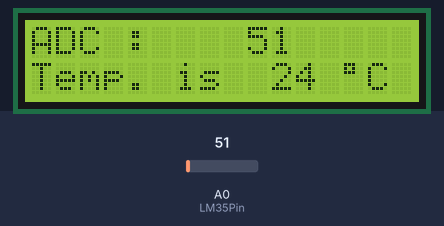
Bench run of a sketch on a simulated Arduino Uno, built with avr-gcc and run on an emulated ATmega328P. Shown: 16×2 character LCD. The inputs (shaded band) are chosen by the test bench; at power-on: A0 (LM35Pin) = 51.

Above: at 4.3 s.
4.4 s: A0 (LM35Pin) set to 61
At 6.1 s:
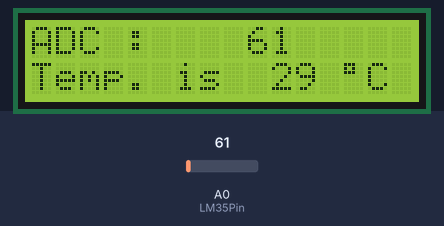
7.1 s: A0 (LM35Pin) set to 71
At 8.1 s:
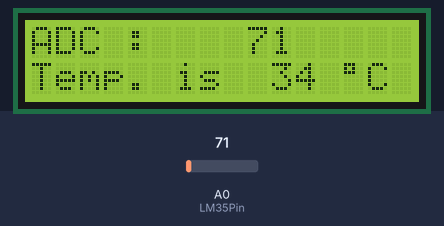
9.8 s: A0 (LM35Pin) set to 86
At 12.2 s:
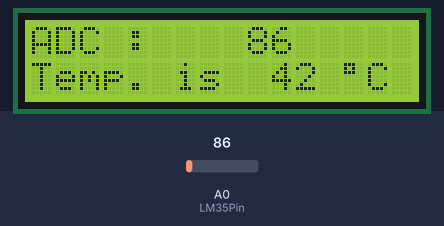
Timing chart, 0 to 13.7 s (numbered marks = the images above; inputs shaded):
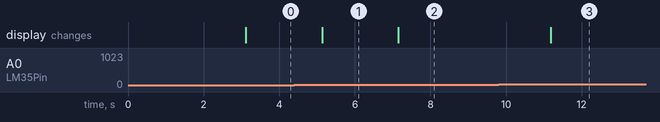

Measured:
- after the input at 4.4 s, the display: changes after 0.73 s (image 1)
- after the input at 7.1 s, the display: changes after 0.05 s (image 2)
- after the input at 9.8 s, the display: changes after 1.4 s (image 3)

The sketch:

ex_6_3_start.ino
```cpp
/*
 예제 6.3
 LM35를 이용한 온도 측정
 */

// I2C 통신 라이브러리 설정
#include <Wire.h>
// I2C LCD 라리브러리 설정
#include <LiquidCrystal_I2C.h>

// LCD I2C address 설정
// PCF8574:0x27, PCF8574A:0x3F
LiquidCrystal_I2C lcd(0x27,16,2);

// 0번 아날로그핀을 LM35 입력으로 설정한다.
const int LM35Pin = 0;

void setup() {

  // 16X2 LCD 모듈 설정하고 백라이트를 켠다.
  lcd.init(); // LCD 설정
  lcd.backlight();

  // 메세지를 표시한다.
  lcd.print("ex 6.3");
  lcd.setCursor(0,1);
  lcd.print("Checking Temp.");

  // 3초동안 메세지를 표시한다.
  delay(3000);

  // 모든 메세지를 삭체한 뒤
  // 숫자를 제외한 부분들을 미리 출력시킨다.

  lcd.clear();
  lcd.setCursor(0,0);
  lcd.print("ADC :  ");
  lcd.setCursor(0,1);
  lcd.print("Temp. is ");

  //LCD 문자표에서 '°' 기호를 직접 써준다


   // '°' 기호 문자코드
  lcd.setCursor(13,1);
  lcd.write(B11011111);
  lcd.setCursor(14,1);
  lcd.print("C");  // 'C'를 표시한다.
}

void loop(){
  int adcValue; // 실제 센서로부터 읽은 값 (0~1023)
  long temp; // 현재의 온도

  // LM35의 Vout을 읽는다.
  adcValue = analogRead(LM35Pin);
  // 온도값으로 환산한다. 오버플로우 방지를 위하여 500L로 표시한다.
  // 500L의 경우 500을 32비트 long 형태의 숫자로 나타내 준다.
  temp = (adcValue * 500L) / 1023;

  // 전에 표시했던 내용을 지우고 LCD에 ADC 값과 온도를 출력한다.
  // 지우지 않으면 이전에 표시했던 값이 남게 된다.
  lcd.setCursor(9,0);
  lcd.print("    ");
  // ADC 값을 표시한다
  lcd.setCursor(9,0);
  lcd.print(adcValue);

  // 전에 표시했던 내용을 지운다.
  lcd.setCursor(10,1);
  lcd.print("   ");
  // 온도를 표시한다
  lcd.setCursor(10,1);
  lcd.print(temp);

  delay(2000);
}
```
